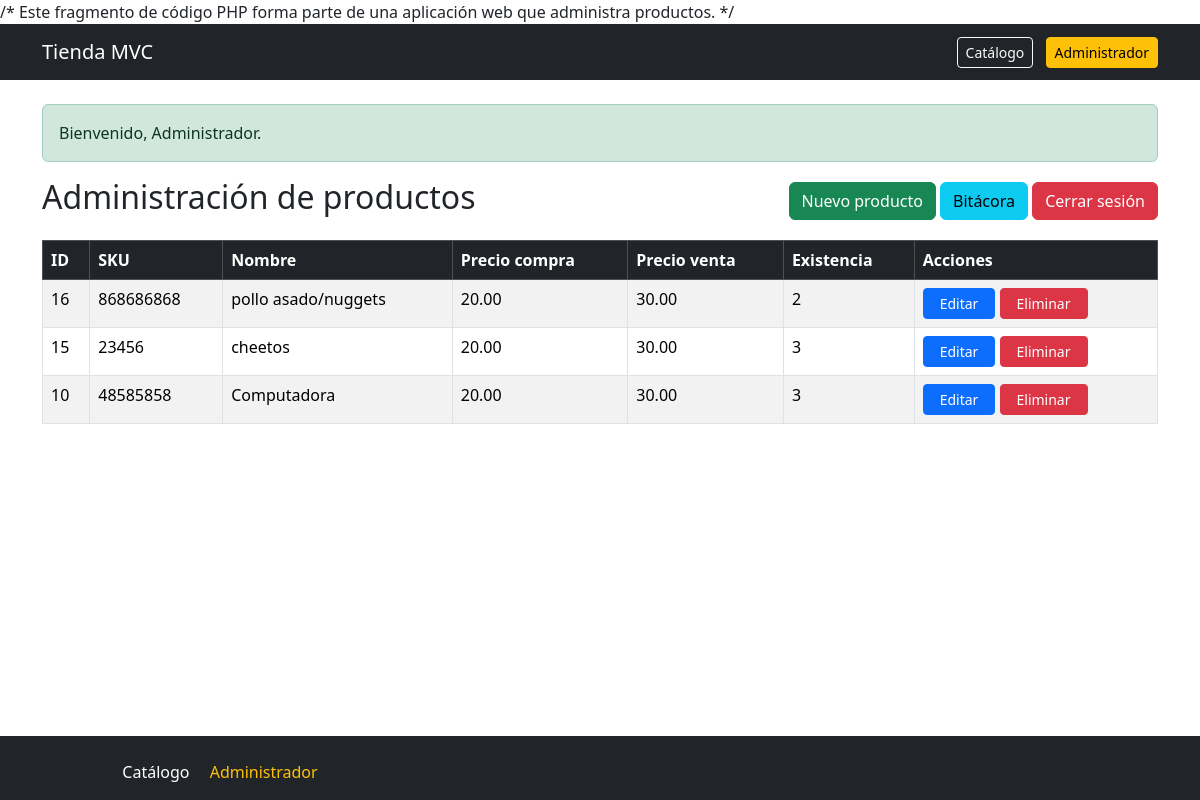
The app's page /index.php?route=productos (signed in) with its own data.
### tables this page shows
CREATE TABLE `productos` (
  `id` int(11) NOT NULL,
  `sku` varchar(100) NOT NULL,
  `nombre` varchar(100) NOT NULL,
  `descripcion` text NOT NULL,
  `precio_compra` decimal(10,2) NOT NULL,
  `precio_venta` decimal(10,2) NOT NULL,
  `existencia` int(11) NOT NULL,
  `imagen` varchar(255) DEFAULT NULL
);

### controllers/ProductoController.php (called while the page is built, shortened)
<?php
class ProductoController
{
    private ProductoModel $productoModel;
    public function __construct()
    {
        $this->productoModel = new ProductoModel();
    }
    public function index(): void
    {
        $porPagina = 10;
        $paginaActual = (int)($_GET["pagina"] ?? 1);
        $offset = ($paginaActual - 1) * $porPagina;
        $productos = $this->productoModel->obtenerPorPagina($porPagina, $offset) ?: [];
        require_once __DIR__ . "/../config/views/productos/index.php";
    }
}

### config/Autoload.php (called while the page is built, shortened)
<?php
spl_autoload_register(function ($class) {
    $baseDir = __DIR__ . '/../';
    $class = str_replace('\\', '/', $class);
    $parts = explode('/', $class);
    if (!empty($parts)) {
        $parts[0] = strtolower($parts[0]);
    }
    $file = $baseDir . implode('/', $parts) . '.php';
});

### config/Database.php (called while the page is built, shortened)
<?php
class Database {
    private string $host = "127.0.0.1";
    private string $dbname = "productos";
    private string $username = "root";
    private string $password = "";
    private string $charset = "utf8mb4";
    public function connect() : PDO {
        try {
            $dsn = "mysql:host={$this->host};dbname={$this->dbname};charset={$this->charset}";
            $pdo = new PDO($dsn, $this->username, $this->password);
            $pdo->setAttribute(PDO::ATTR_ERRMODE, PDO::ERRMODE_EXCEPTION);
            $pdo->setAttribute(PDO::ATTR_DEFAULT_FETCH_MODE, PDO::FETCH_ASSOC);
            return $pdo;
        } catch (PDOException $e) {
            die("Error de conexión: ". $e->getMessage());
        }
    }
}

### models/ProductoModel.php (called while the page is built, shortened)
<?php
class ProductoModel{
    private PDO $conexion;
    public function __construct() {
        $db = new Database();
        $this->conexion = $db->connect();
    }
public function obtenerPorPagina(int $limite, int $offset): array {
    try {
        $sql = "SELECT * FROM productos ORDER BY id DESC LIMIT :limite OFFSET :offset";
        $stmt = $this->conexion->prepare($sql);
        $stmt->bindParam(":limite", $limite, PDO::PARAM_INT);
        $stmt->bindParam(":offset", $offset, PDO::PARAM_INT);
        $stmt->execute();
        return $stmt->fetchAll();
    } catch (PDOException $e) {
        return [];
    }
}
}

### config/views/productos/index.php (the view, shortened to what this page needs)
<?php require_once __DIR__ . '/../layouts/header.php'; ?>
<div class="d-flex justify-content-between align-items-center mb-3">
    <h2>Administración de productos</h2>
    <div>
        <a href="index.php?route=productos/create" class="btn btn-success">Nuevo producto</a>
        <a href="index.php?route=productos/bitacora" class="btn btn-info">Bitácora</a>
        <a href="index.php?route=logout" class="btn btn-danger">Cerrar sesión</a>
    </div>
</div>
<table class="table table-bordered table-striped">
    <thead class="table-dark">
        <tr>
            <th>ID</th>
            <th>SKU</th>
            <th>Nombre</th>
            <th>Precio compra</th>
            <th>Precio venta</th>
            <th>Existencia</th>
            <th>Acciones</th>
        </tr>
    </thead>
    <tbody>
        <?php foreach ($productos as $producto): ?>
            <tr>
                <td><?= (int)$producto['id']; ?></td>
                <td><?= htmlspecialchars($producto['sku']); ?></td>
                <td><?= htmlspecialchars($producto['nombre']); ?></td>
                <td><?= number_format((float)$producto['precio_compra'], 2); ?></td>
                <td><?= number_format((float)$producto['precio_venta'], 2); ?></td>
                <td><?= (int)$producto['existencia']; ?></td>
                <td>
                    <a href="index.php?route=productos/edit&id=<?= (int)$producto['id']; ?>"
                    class="btn btn-primary btn-sm px-3">Editar</a>
                    <form action="index.php?route=productos/delete" method="POST" class="d-inline">
                        <button type="submit" class="btn btn-danger btn-sm px-3"
                            onclick="return confirm('¿Deseas eliminar este producto?');">
                            Eliminar
                        </button>
                    </form>
                </td>
            </tr>
        <?php endforeach; ?>
    </tbody>
</table>
<?php require_once __DIR__ . '/../layouts/footer.php'; ?>

### config/views/layouts/header.php (style rules this page uses)
body { display: flex; flex-direction: column; min-height: 100vh; }

### records on screen
productos: id "16", sku "868686868", nombre "pollo asado/nuggets", precio_compra "20.00", precio_venta "30.00", existencia "2"
productos: id "15", sku "23456", nombre "cheetos", precio_compra "20.00", precio_venta "30.00", existencia "3"
productos: id "10", sku "48585858", nombre "Computadora", precio_compra "20.00", precio_venta "30.00", existencia "3"

### other values on screen
$_SESSION['success'] "Bienvenido, Administrador."
